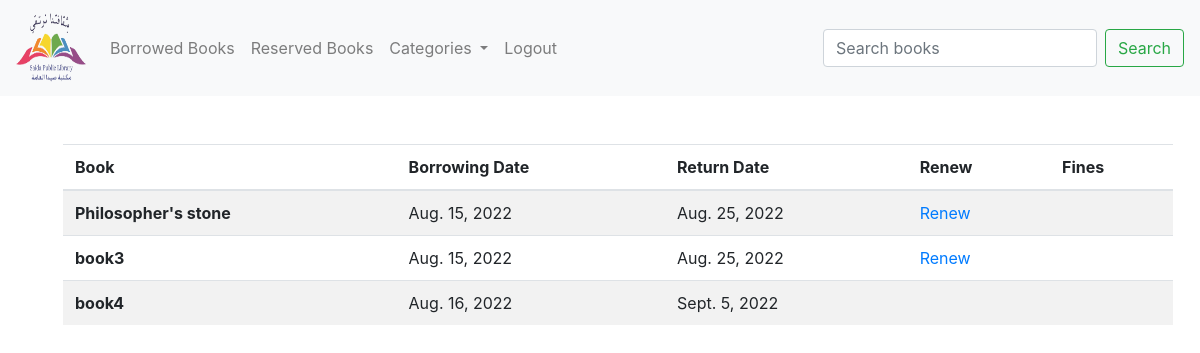
The page /borrowed_books/2 (signed in) on the database as committed earlier.
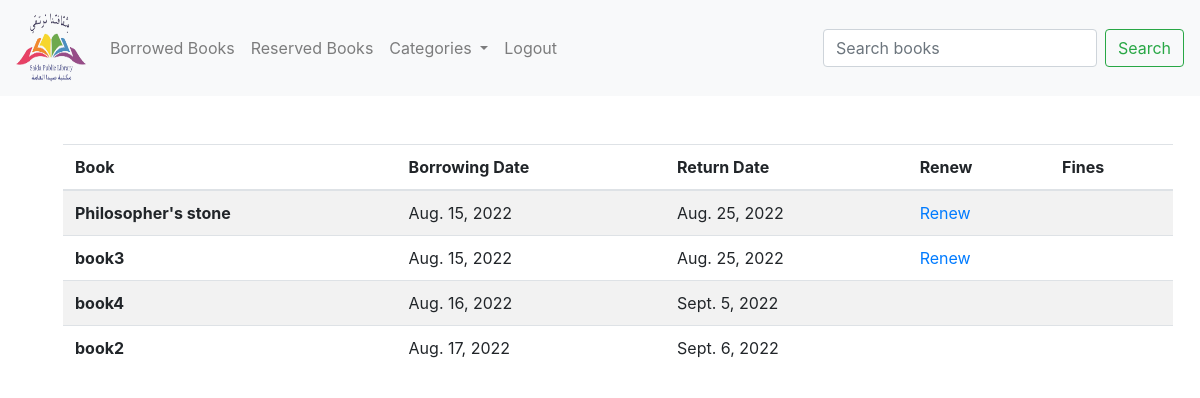
The same page on the database as committed later.
### booksTransaction/models.py (models this page shows, shortened)
class Borrowing(models.Model):
    book=models.ForeignKey(Book,on_delete=models.CASCADE)
    user=models.ForeignKey(User,on_delete=models.CASCADE)
    borrow_date=models.DateField(default=datetime.datetime.now())
    return_date=models.DateField(blank=True, null=True)
    renew_borrowing=models.BooleanField(default=False)
    @property
    def fines(self):
        return ((datetime.date.today()-self.return_date).days)*5

### books/models.py (models this page shows, shortened)
class Book(models.Model):
    book_title=models.CharField('book_title',max_length=120)
    description=models.TextField('description',null=True)
    author_name=models.CharField('author_name',max_length=120)
    number_of_pages=models.IntegerField('number_of_pages')
    number_of_copies=models.IntegerField('number_of_copies')
    publication_year=models.IntegerField('publication_year')
    lang_id=models.ForeignKey(Language,on_delete=models.CASCADE)
    cat_id=models.ForeignKey(Category,on_delete=models.CASCADE)
    book_img=models.ImageField(null=True,blank=True,upload_to="assets/")

### booksTransaction/views.py (the view)
# urls.py: path('borrowed_books/<user_id>',booksTrans_view.borrowed_books,name="borrowed_books"),
@login_required(login_url='login')
def borrowed_books(request,user_id):
    member=User.objects.get(pk=user_id)
    borrowed_books=Borrowing.objects.filter(user=member)
    return render(request,"borrowed.html",{'books':borrowed_books,'cats':cats})

### books/models.py (called while the page is built)
    def __str__(self):
        return self.name

### booksTransaction/templates/borrowed.html (shortened to what this page needs)
{% extends 'base.html' %}
{% block content %}
<table class="table table-striped">
    <thead>
      <tr>
        <th scope="col">Book</th>
        <th scope="col">Borrowing Date</th>
        <th scope="col">Return Date</th>
        <th scope="col">Renew</th>
        <th scope="col">Fines</th>
      </tr>
    </thead>
    <tbody>
        {% for book in books %}
            <tr>
                <th scope="row">{{book.book.book_title}}</th>
                <td>{{book.borrow_date}}</td>
                <td>{{book.return_date}}</td>
                <td>
                    {% if not book.renew_borrowing %}
                        <a href="{% url 'renew_borrowing' book.book.id book.user.id %}"">Renew</a>
                    {% endif %}
                </td>
                <td>
                </td>
            </tr>
        {% endfor %}
    </tbody>
  </table>
{% endblock %}

Rows that differ between the two databases and show on the page:
added Borrowing: book.book_title "book2", borrow_date "Aug. 17, 2022", return_date "Sept. 6, 2022"
